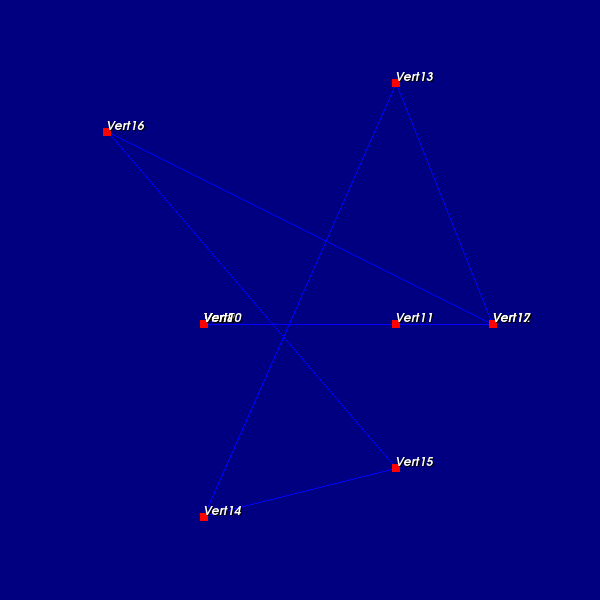

Write the Python code that produced this figure.
#!/usr/bin/env python
# Demonstrate coincident graph layout with pass-through strategy, vertex and edge labels.

import vtkmodules.vtkInteractionStyle  # noqa: F401
import vtkmodules.vtkRenderingFreeType  # noqa: F401
import vtkmodules.vtkRenderingOpenGL2  # noqa: F401

from vtkmodules.vtkCommonCore import vtkDoubleArray, vtkIdTypeArray, vtkPoints, vtkStringArray
from vtkmodules.vtkCommonDataModel import vtkMutableUndirectedGraph
from vtkmodules.vtkFiltersGeneral import vtkVertexGlyphFilter
from vtkmodules.vtkFiltersSources import vtkGraphToPolyData
from vtkmodules.vtkInfovisLayout import vtkGraphLayout, vtkPassThroughLayoutStrategy
from vtkmodules.vtkRenderingCore import (
    vtkActor,
    vtkActor2D,
    vtkPolyDataMapper,
    vtkRenderWindow,
    vtkRenderWindowInteractor,
    vtkRenderer,
)
from vtkmodules.vtkRenderingLabel import vtkLabeledDataMapper

# Colors (normalized RGB).
navy_rgb = (0.0, 0.0, 0.502)

# Build graph with coincident vertices and explicit point positions.
graph = vtkMutableUndirectedGraph()
point_data = vtkDoubleArray()
point_data.SetNumberOfComponents(3)
points = vtkPoints()
points.SetData(point_data)
graph.SetPoints(points)

# 10 vertices at origin.
for _ in range(10):
    graph.AddVertex()
    points.InsertNextPoint(0.0, 0.0, 0.0)

# 8 vertices at various positions.
extra_positions = [
    (0.0, 0.0, 0.0), (2.0, 0.0, 0.0), (3.0, 0.0, 0.0), (2.0, 2.5, 0.0),
    (0.0, -2.0, 0.0), (2.0, -1.5, 0.0), (-1.0, 2.0, 0.0), (3.0, 0.0, 0.0),
]
for pos in extra_positions:
    graph.AddVertex()
    points.InsertNextPoint(pos)

# Edges from vertex 0 to 1..9.
for i in range(1, 10):
    graph.AddEdge(0, i)

# Chain edges 10->11->...->17 plus closing edge 0->10.
for i in range(10, 17):
    graph.AddEdge(i, i + 1)
graph.AddEdge(0, 10)

# Vertex name array.
vertex_names = vtkStringArray()
vertex_names.SetName("name")
for i in range(graph.GetNumberOfVertices()):
    vertex_names.InsertNextValue(f"Vert{i}")
graph.GetVertexData().AddArray(vertex_names)

# Edge arrays.
edge_labels = vtkStringArray()
edge_labels.SetName("edge label")
edge_distance = vtkIdTypeArray()
edge_distance.SetName("distance")
labels = ["a", "b", "c", "d"]
for i in range(graph.GetNumberOfEdges()):
    edge_distance.InsertNextValue(i)
    edge_labels.InsertNextValue(labels[i % 4])
graph.GetEdgeData().AddArray(edge_distance)
graph.GetEdgeData().AddArray(edge_labels)

# Layout with pass-through strategy (keeps explicit positions).
graph_layout = vtkGraphLayout()
graph_layout.SetInputData(graph)
pass_through_layout_strategy = vtkPassThroughLayoutStrategy()
graph_layout.SetLayoutStrategy(pass_through_layout_strategy)

# Convert graph to polydata.
graph_to_polydata = vtkGraphToPolyData()
graph_to_polydata.SetInputConnection(graph_layout.GetOutputPort())
graph_to_polydata.Update()

# Edge mapper and actor (colored by "distance").
edge_mapper = vtkPolyDataMapper()
edge_mapper.SetInputConnection(graph_to_polydata.GetOutputPort())
edge_mapper.SetScalarModeToUseCellFieldData()
edge_mapper.SelectColorArray("distance")
edge_mapper.SetScalarVisibility(True)
edge_actor = vtkActor()
edge_actor.SetMapper(edge_mapper)

# Edge labels.
edge_label_mapper = vtkLabeledDataMapper()
edge_label_mapper.SetInputConnection(graph_to_polydata.GetOutputPort())
edge_label_mapper.SetLabelModeToLabelFieldData()
edge_label_mapper.SetFieldDataName("edge label")
edge_label_mapper.GetLabelTextProperty().SetColor(1.0, 1.0, 0.0)
edge_label_actor = vtkActor2D()
edge_label_actor.SetMapper(edge_label_mapper)

# Vertex glyphs.
vertex_glyph_filter = vtkVertexGlyphFilter()
vertex_glyph_filter.SetInputConnection(graph_to_polydata.GetOutputPort())

vertex_mapper = vtkPolyDataMapper()
vertex_mapper.SetInputConnection(vertex_glyph_filter.GetOutputPort())
vertex_mapper.ScalarVisibilityOff()
vertex_actor = vtkActor()
vertex_actor.SetMapper(vertex_mapper)
vertex_actor.GetProperty().SetColor(1.0, 0.0, 0.0)
vertex_actor.GetProperty().SetPointSize(8)

# Vertex labels.
vertex_label_mapper = vtkLabeledDataMapper()
vertex_label_mapper.SetInputConnection(vertex_glyph_filter.GetOutputPort())
vertex_label_mapper.SetLabelModeToLabelFieldData()
vertex_label_mapper.SetFieldDataName("name")
vertex_label_mapper.GetLabelTextProperty().SetColor(1.0, 1.0, 1.0)
vertex_label_actor = vtkActor2D()
vertex_label_actor.SetMapper(vertex_label_mapper)

# Renderer.
renderer = vtkRenderer()
renderer.AddActor(edge_actor)
renderer.AddActor(vertex_actor)
renderer.AddActor(edge_label_actor)
renderer.AddActor(vertex_label_actor)
renderer.SetBackground(navy_rgb)
renderer.ResetCamera()

# Render window.
render_window = vtkRenderWindow()
render_window.AddRenderer(renderer)
render_window.SetWindowName("coincident graph layout view")
render_window.SetMultiSamples(0)
render_window.SetSize(600, 600)

# Interactor.
interactor = vtkRenderWindowInteractor()
interactor.SetRenderWindow(render_window)

interactor.Initialize()
interactor.Start()
